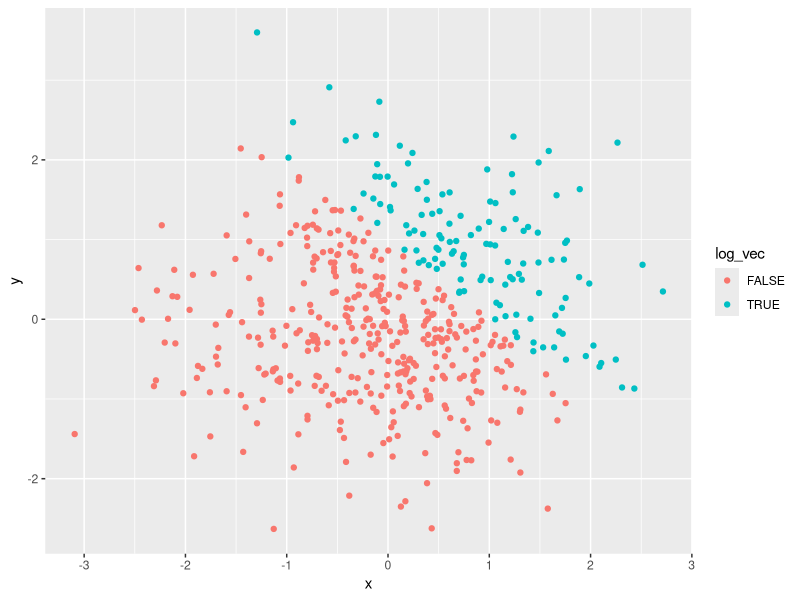
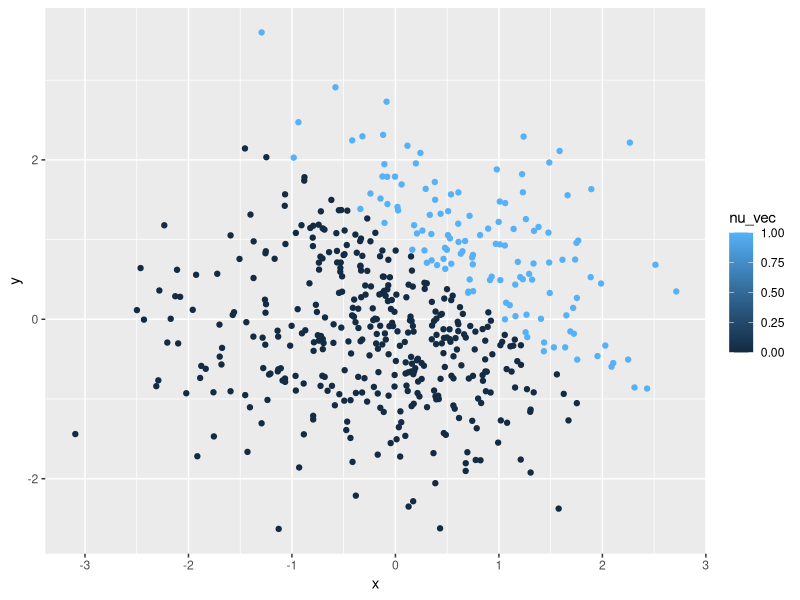
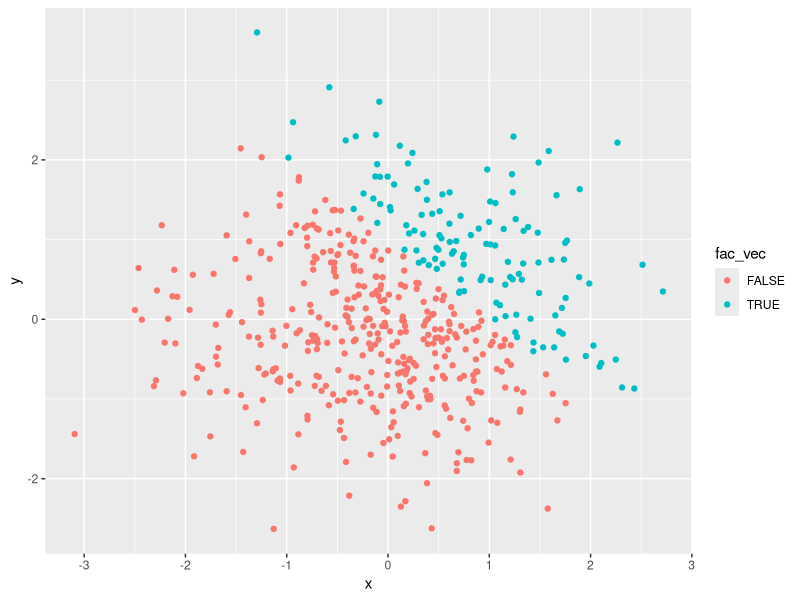
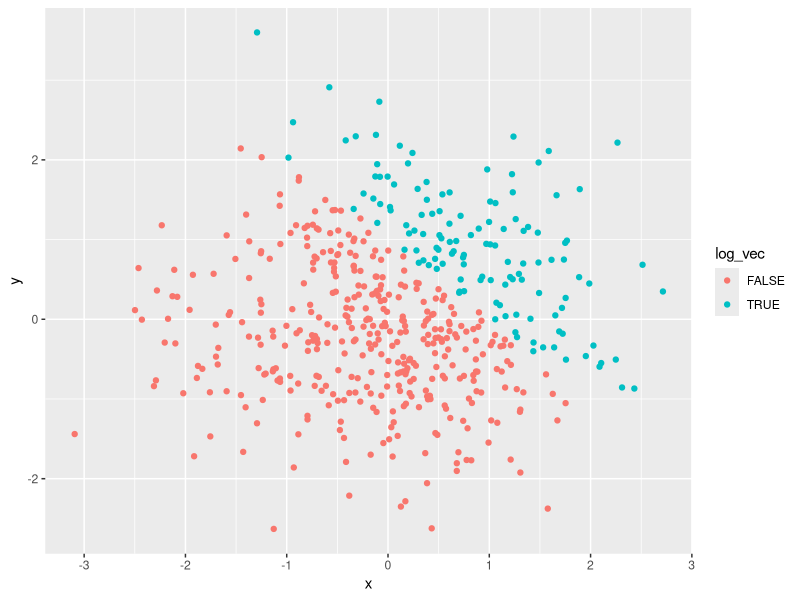

The R script that drew these images, in order:
## ---- chunk 1
library(tidyverse)
 first_df=tibble(
   norm_samp=rnorm(8),
   norm_samp_log = norm_samp > 0,
   char_vec=c("a","b","c","d","e","f","g","h"),
   factor_vec=factor(c("1","2","3","1","2","3","1","2")),
 )
 
mean(pull(first_df,norm_samp))
mean(pull(first_df,norm_samp_log))
mean(pull(first_df,char_vec))
mean(pull(first_df,factor_vec))
## ---- chunk 2
 norm_samp_log2=as.numeric(pull(first_df,norm_samp_log))
 char_vec2=as.numeric(pull(first_df,char_vec))
 mean_factor_vec2=as.numeric(pull(first_df,factor_vec))
## ---- chunk 3
pull(first_df,norm_samp)*norm_samp_log2
norm_samp_log3=factor(pull(first_df,norm_samp_log))
pull(first_df,norm_samp)*norm_samp_log3
norm_samp_log4=as.numeric(norm_samp_log3)
pull(first_df,norm_samp)*norm_samp_log4
## ---- chunk 4
  second_df=tibble(
    x=rnorm(500),
    y=rnorm(500),
    log_vec=x+y>1,
    nu_vec=c(as.numeric(log_vec)),
    fac_vec=factor(log_vec),
  )
## ---- chunk 5
ggplot(second_df,aes(x=x,y=y,color=log_vec))+geom_point()
ggsave("hw1_plot1.pdf", height = 4, width = 6)
ggplot(second_df,aes(x=x,y=y,color=nu_vec)) + geom_point()
ggplot(second_df,aes(x=x,y=y,color=fac_vec))+geom_point()
